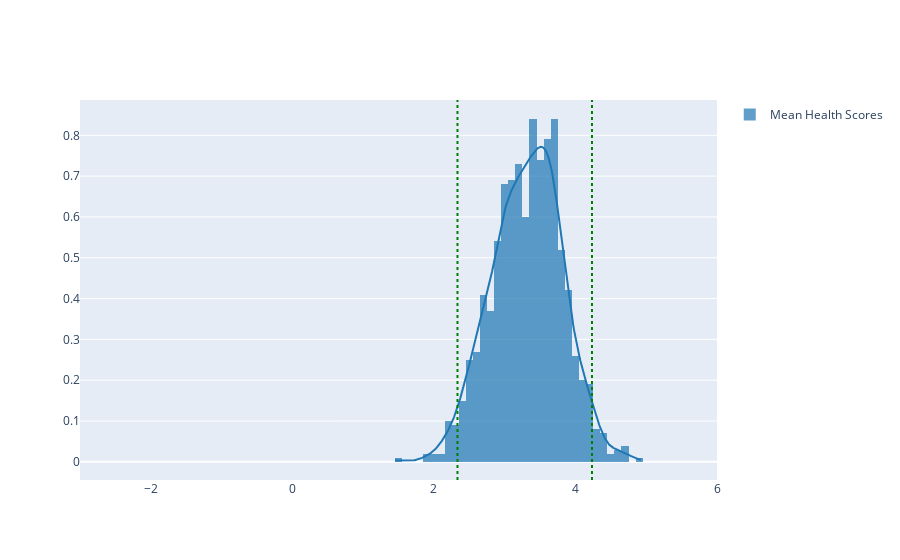

The code cell stored with this chart in its notebook:
### Markdown cell above
##### Explanation of code above  
In the code above, we simulate drawing 100,000 independent and identically distributed samples from our initial sample of the population, with identical size to our initial sample. Then we calculate and track mean of each generated sample. From this, we can create a histogram of the statistical sample means and find the interval that covers 95% of the sample means. Assuming our initial sample is unbiased and reflects the general population, we can determine the likelihood of our interval covering the null hypothesis with 95% confidence.

### Code cell
fig = ff.create_distplot([mean_health_scores], 
                         group_labels=['Mean Health Scores'], 
                         bin_size=0.1,
                         show_rug=False)

lower_bound = np.quantile(mean_health_scores, 0.025)
upper_bound = np.quantile(mean_health_scores, 0.975)

fig.add_vline(lower_bound, line_dash='dot', line_color='green')
fig.add_vline(upper_bound, line_dash='dot', line_color='green')

fig.update_layout(xaxis=dict(range=[-3, 6]))

fig.show()

### Figure 1 — Plotly figure (JSON) as saved in the notebook; plotly's stock layout.template omitted (floating-point values rounded to 4 significant figures; data arrays with more than 128 entries replaced by an {"elided": "..."} marker saying what was removed)
{"data": [{"autobinx": false, "histnorm": "probability density", "legendgroup": "Mean Health Scores", "marker": {"color": "rgb(31, 119, 180)"}, "name": "Mean Health Scores", "opacity": 0.7, "type": "histogram", "x": {"elided": "1000 float values"}, "xaxis": "x", "xbins": {"end": 4.933, "size": 0.1, "start": 1.45}, "yaxis": "y"}, {"legendgroup": "Mean Health Scores", "marker": {"color": "rgb(31, 119, 180)"}, "mode": "lines", "name": "Mean Health Scores", "showlegend": false, "type": "scatter", "x": {"elided": "500 float values"}, "xaxis": "x", "y": {"elided": "500 float values"}, "yaxis": "y"}], "layout": {"barmode": "overlay", "hovermode": "closest", "legend": {"traceorder": "reversed"}, "shapes": [{"line": {"color": "green", "dash": "dot"}, "type": "line", "x0": 2.333, "x1": 2.333, "xref": "x", "y0": 0, "y1": 1, "yref": "y domain"}, {"line": {"color": "green", "dash": "dot"}, "type": "line", "x0": 4.234, "x1": 4.234, "xref": "x", "y0": 0, "y1": 1, "yref": "y domain"}], "xaxis": {"anchor": "y2", "domain": [0, 1], "range": [-3, 6], "zeroline": false}, "yaxis": {"anchor": "free", "domain": [0, 1], "position": 0}}}
